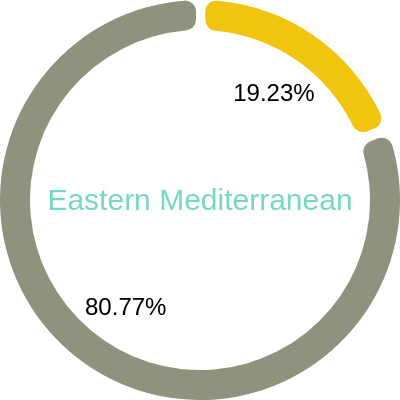

Here is the Vega-Lite specification saved for this chart:
### Vega specification from a JSON file in a GitHub repository (floating-point values rounded to 4 significant figures)
{"$schema": "https://vega.github.io/schema/vega/v5.json", "description": "Donut Chart of Development Status in Eastern Mediterranean", "width": 200, "height": 200, "autosize": "none", "signals": [{"name": "startAngle", "value": 0}, {"name": "endAngle", "value": 6.29}, {"name": "padAngle", "value": 0.04}, {"name": "innerRadius", "value": 85}, {"name": "cornerRadius", "value": 5.5}, {"name": "sort", "value": false}], "data": [{"name": "table", "values": [{"Region": "Developed", "Total_cases": 5}, {"Region": "Developing", "Total_cases": 21}], "transform": [{"type": "joinaggregate", "fields": ["Total_cases"], "ops": ["sum"], "as": ["Total"]}, {"type": "formula", "expr": "(datum.Total_cases / datum.Total) * 100", "as": "Percentage"}, {"type": "pie", "field": "Total_cases", "startAngle": {"signal": "startAngle"}, "endAngle": {"signal": "endAngle"}, "sort": {"signal": "sort"}}]}], "scales": [{"name": "color", "type": "ordinal", "domain": {"data": "table", "field": "Region"}, "range": ["#F1C40F", "#90927d"]}], "marks": [{"type": "arc", "from": {"data": "table"}, "encode": {"enter": {"fill": {"scale": "color", "field": "Region"}, "x": {"signal": "width / 2"}, "y": {"signal": "height / 2"}}, "update": {"startAngle": {"field": "startAngle"}, "endAngle": {"field": "endAngle"}, "padAngle": {"signal": "padAngle"}, "innerRadius": {"signal": "innerRadius"}, "outerRadius": {"signal": "width / 2"}, "cornerRadius": {"signal": "cornerRadius"}}}}, {"name": "mark_id", "type": "text", "from": {"data": "table"}, "encode": {"enter": {"text": {"signal": "if(datum['endAngle'] - datum['startAngle'] < 0.3, '', format(datum['Percentage'], '.2f') + '%')"}, "x": {"signal": "width / 2"}, "y": {"signal": "height / 2"}, "radius": {"signal": "width / 2 * 0.65"}, "theta": {"signal": "(datum['startAngle'] + datum['endAngle']) / 2"}, "fill": {"value": "black"}, "fontSize": {"value": 12}, "align": {"value": "center"}, "baseline": {"value": "middle"}}}}, {"type": "text", "encode": {"enter": {"x": {"signal": "width / 2"}, "y": {"signal": "height / 2"}, "text": {"value": "Eastern Mediterranean"}, "fontSize": {"value": 15}, "align": {"value": "center"}, "baseline": {"value": "middle"}, "fill": {"value": "#76D7C4"}}}}]}
